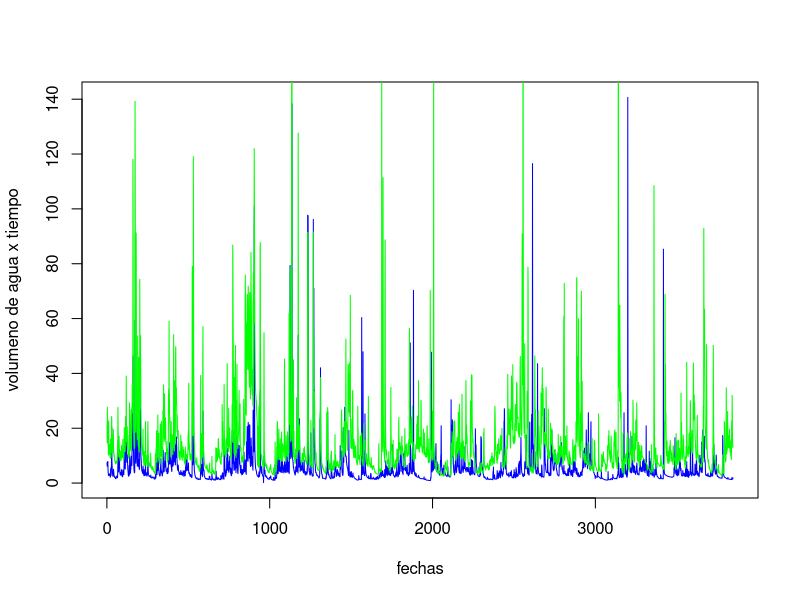
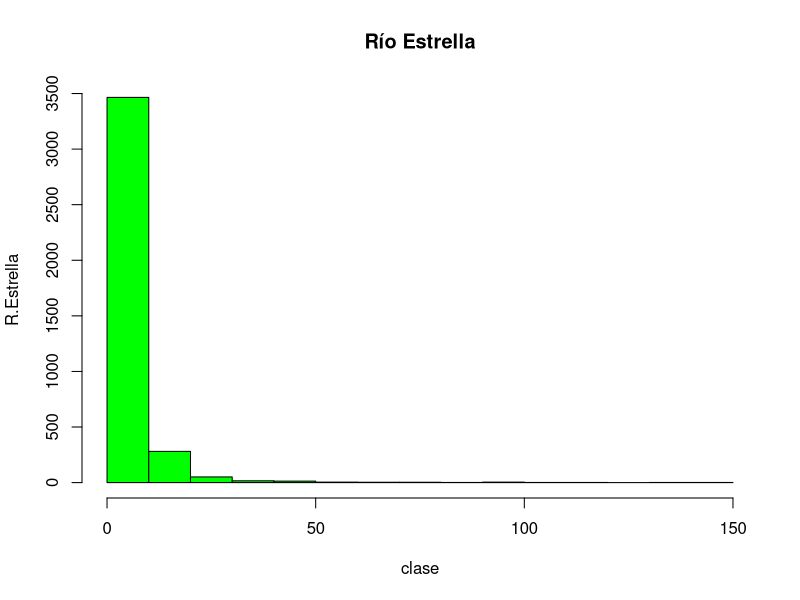
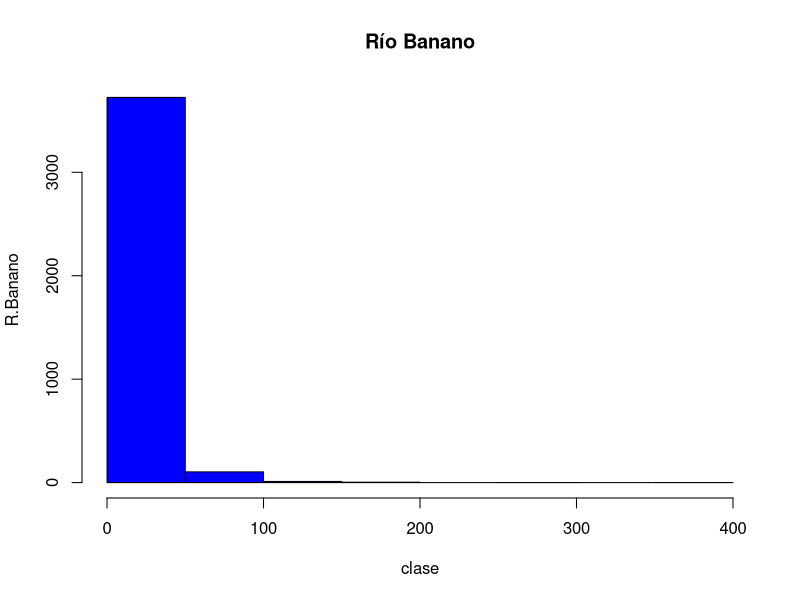
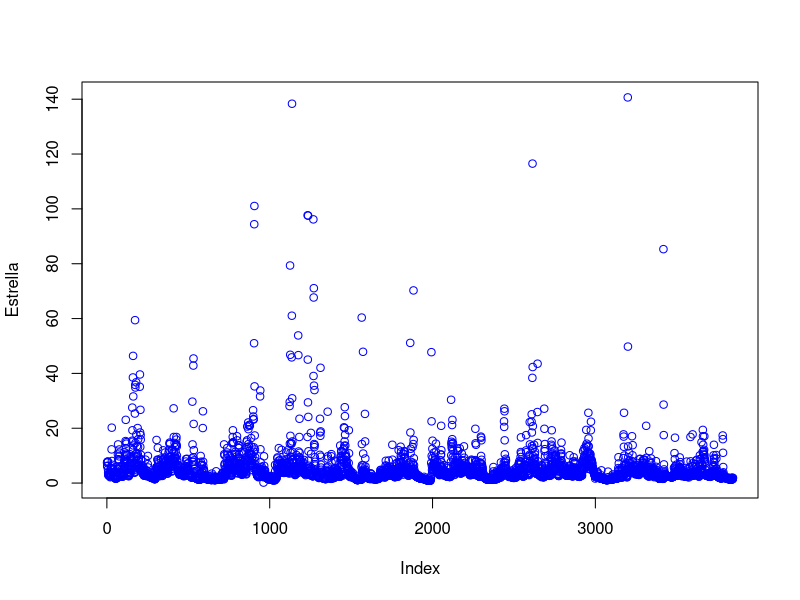
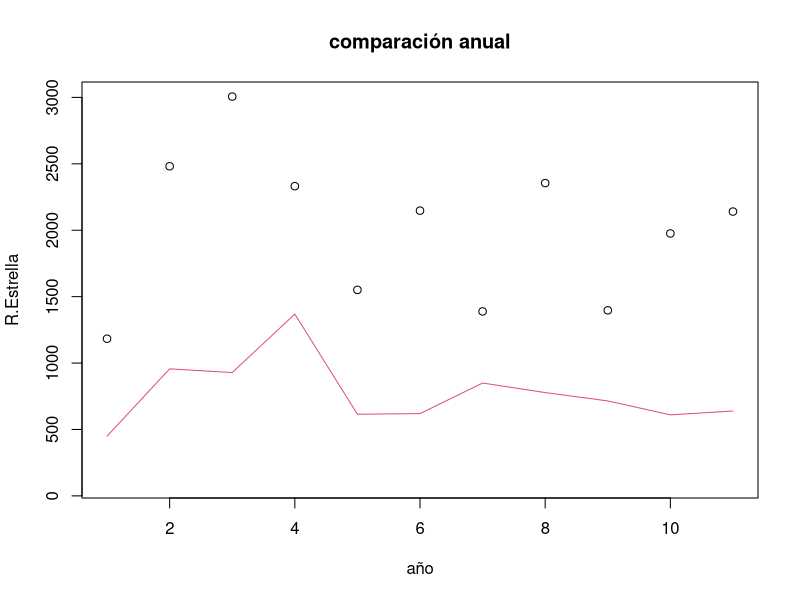
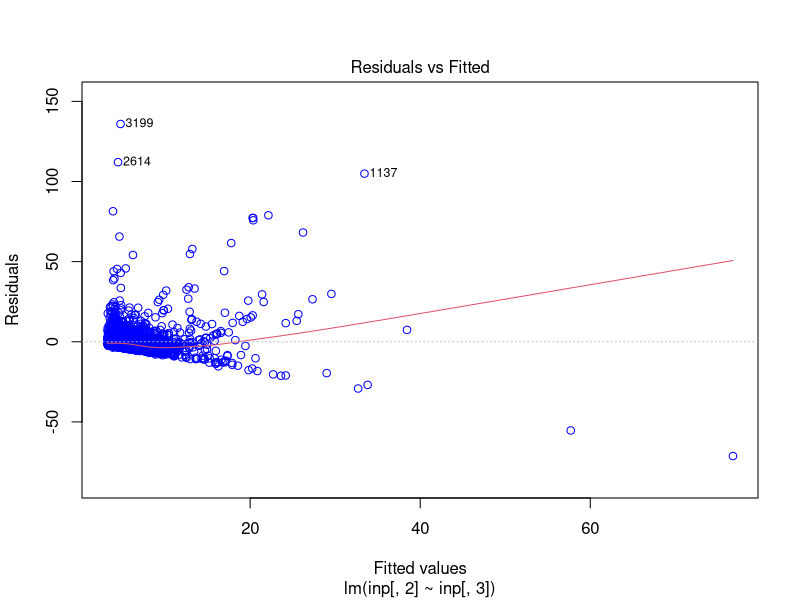
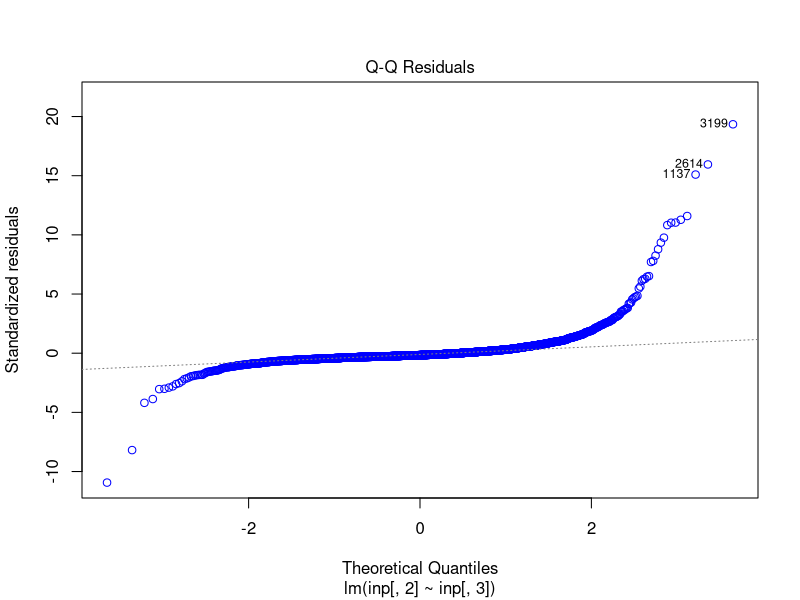
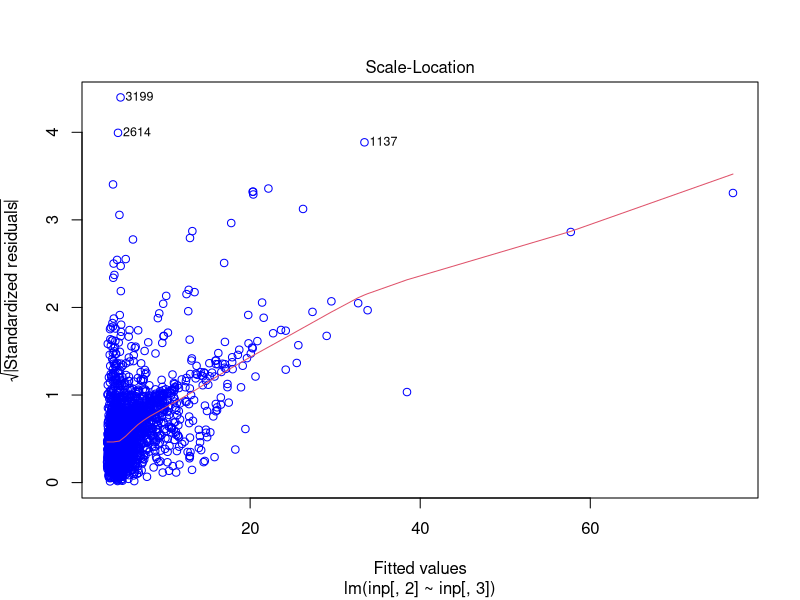

These charts were generated, in order, by the following R code:
## ---- chunk 1
knitr::opts_chunk$set(echo = TRUE)
## ---- chunk 2
inp <- read.csv("FDC.csv")
## ---- chunk 3
 
head(inp)
dim(inp)
## ---- chunk 4
plot(inp[,2], type = "l", col="blue", xlab = 'fechas', ylab = 'volumeno de agua x tiempo')
lines(inp[,3], col="green")

## ---- chunk 5
summary(inp[,2:3])

## ---- chunk 6
hist(inp[,2], col="green",main= 'Río Estrella', xlab= 'clase', ylab = 'R.Estrella')
hist(inp[,3], col="blue",main= 'Río Banano', xlab= 'clase', ylab = 'R.Banano')

## ---- chunk 7
names(inp) <- c("fecha", "Estrella", "Banano")
attach(inp)
plot(Estrella, col="blue")
## ---- chunk 8
tempdate <- strptime(inp[,1], format= "%d/%m/%Y")

## ---- chunk 9
MAQ_Estrella <- tapply(Estrella, format(tempdate, format= "%Y"), FUN=sum)
MAQ_Banano <- tapply(Banano, format(tempdate, format= "%Y"), FUN=sum)

write.csv(rbind(MAQ_Estrella, MAQ_Banano), file="MAQ.csv")

plot(MAQ_Banano, ylim=c(100,3000), main= 'comparación anual', xlab= 'año', ylab= 'R.Estrella' )
lines(MAQ_Estrella, col=2)
## ---- chunk 10
MMQ_Estrella <- tapply(Estrella, format(tempdate, format= "%m"), FUN=sum)
MMQ_Banano <- tapply(Banano, format(tempdate, format= "%m"), FUN=sum)
## ---- chunk 11
corinp <- cor (inp[,2:3] , method= "spearman")

inp.lm <- lm(inp[,2] ~ inp[,3], data=inp)
summary(inp.lm)

plot(inp.lm, col= "blue")
